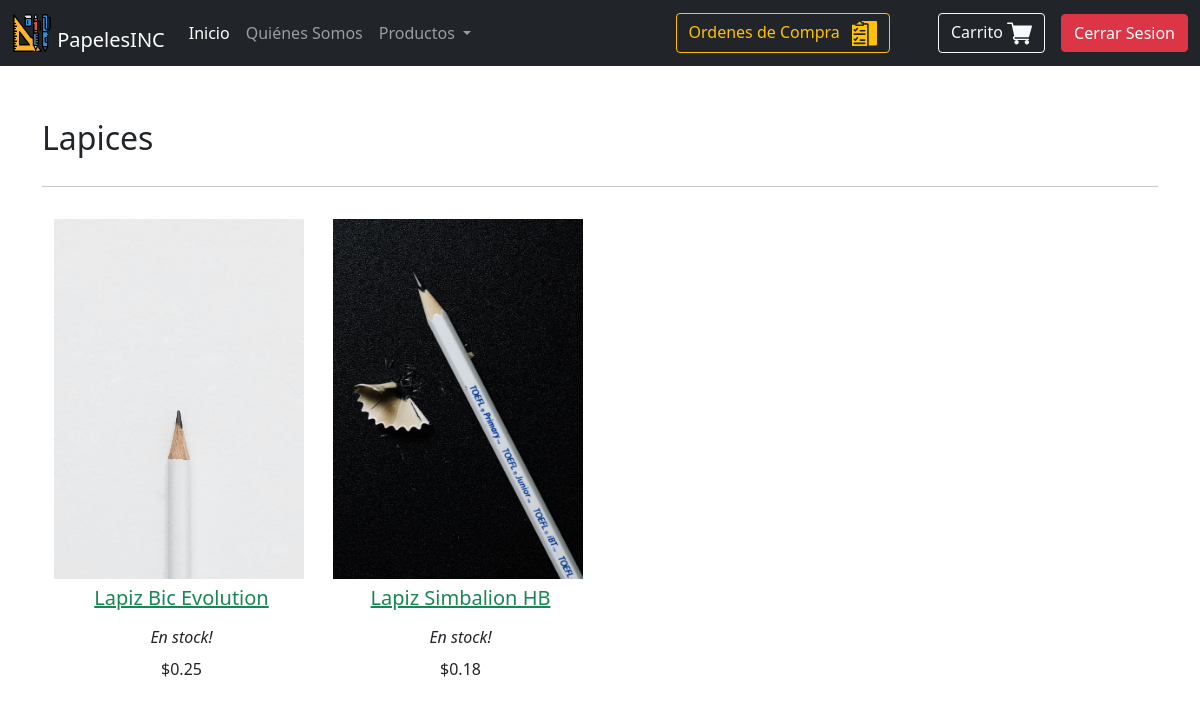
/Vista/Especialidad/prod_categorias.php?id=2 (signed in), run on the app's committed database.
### tables this page shows
CREATE TABLE IF NOT EXISTS `tbcategoria` (
  `id_categoria` int(11) NOT NULL AUTO_INCREMENT,
  `categoria` varchar(255) NOT NULL,
  PRIMARY KEY (`id_categoria`)
);

CREATE TABLE IF NOT EXISTS `tbproducto` (
  `id_producto` int(11) NOT NULL AUTO_INCREMENT,
  `nombre` varchar(255) NOT NULL,
  `descripcion` varchar(255) NOT NULL,
  `id_categoria` int(11) NOT NULL,
  `precio` double NOT NULL,
  `stock` int(11) NOT NULL,
  `marca` varchar(255) NOT NULL,
  `img` varchar(255) NOT NULL,
  PRIMARY KEY (`id_producto`)
);

### Vista/Especialidad/prod_categorias.php (the view, shortened to what this page needs)
<!DOCTYPE html>
<html lang="en">
<head>
    <link href="https://cdn.jsdelivr.net/npm/bootstrap@5.0.1/dist/css/bootstrap.min.css" rel="stylesheet">
    <link rel="stylesheet" href="estilos/estilo.css">
</head>
<body>
    <?php
    include_once "Navbar.php";
    $dbhost = 'localhost:3307';
    $dbuser = 'root';
    $dbpass = "";
    $dbname = "dbpapeleria";
    $id = $_GET['id'];
    $obj_conexion = mysqli_connect($dbhost, $dbuser, $dbpass, $dbname);
    $sql = "select * from tbproducto where id_categoria=" . $id;
    $resultado = $obj_conexion->query($sql);
    $sql2 = "select categoria from tbcategoria where id_categoria=". $id;
    $titulo = $obj_conexion->query($sql2);
    ?>
    <div class="container-lg mt-5 mb-5">
        <p class="text-start fs-2 fw-light mb-2 d-inline-block">
          <?php
          foreach($titulo as $row){
            $categoria = $row['categoria'];
            echo ucfirst($categoria) ;
          }
          ?>
        </p>
        <hr>
        <div class="container-fluid">
          <div class="row" id="datos">
          <?php
          foreach($resultado as $fila){
            echo "<div class='col-3'>";
			      $imagen = $fila['img'];
			      $id = $fila['id_producto'];
            echo "<a href='detalles_prod.php?id=" . $id . "'" . "class='link-success'>";
			      echo "<img class='img-fluid mt-3' style='width: 250px; height:360px' src='../../" . $imagen . "'>";
			      echo "<p class='text-center fs-5 mt-1 fw-normal'>" . $fila['nombre']."</p>";
		      	echo "</a>";
			     $stock = $fila['stock'];
			      if ($stock > 0){
				     echo " <p class='text-center fw-light lh-1 fs-6 fst-italic'>En stock!</p>";
		      	}else{
				     echo " <p class='text-center fw-light lh-1 fs-6 fst-italic'>No disponible</p>";
		  	  }
		    	echo "<p class='text-center lh-1 fs-6 fst-bold'>". "$".$fila['precio']."</p>";
		    	echo "</div>";
          }
        ?>
          </div>
        </div>
    </div>
</body>
</html>

### data on the page
tbcategoria: categoria "Lapices"
tbproducto: img (picture), nombre "Lapiz Bic Evolution", stock "En stock!", precio "0.25"
tbproducto: img (picture), nombre "Lapiz Simbalion HB", stock "En stock!", precio "0.18"
